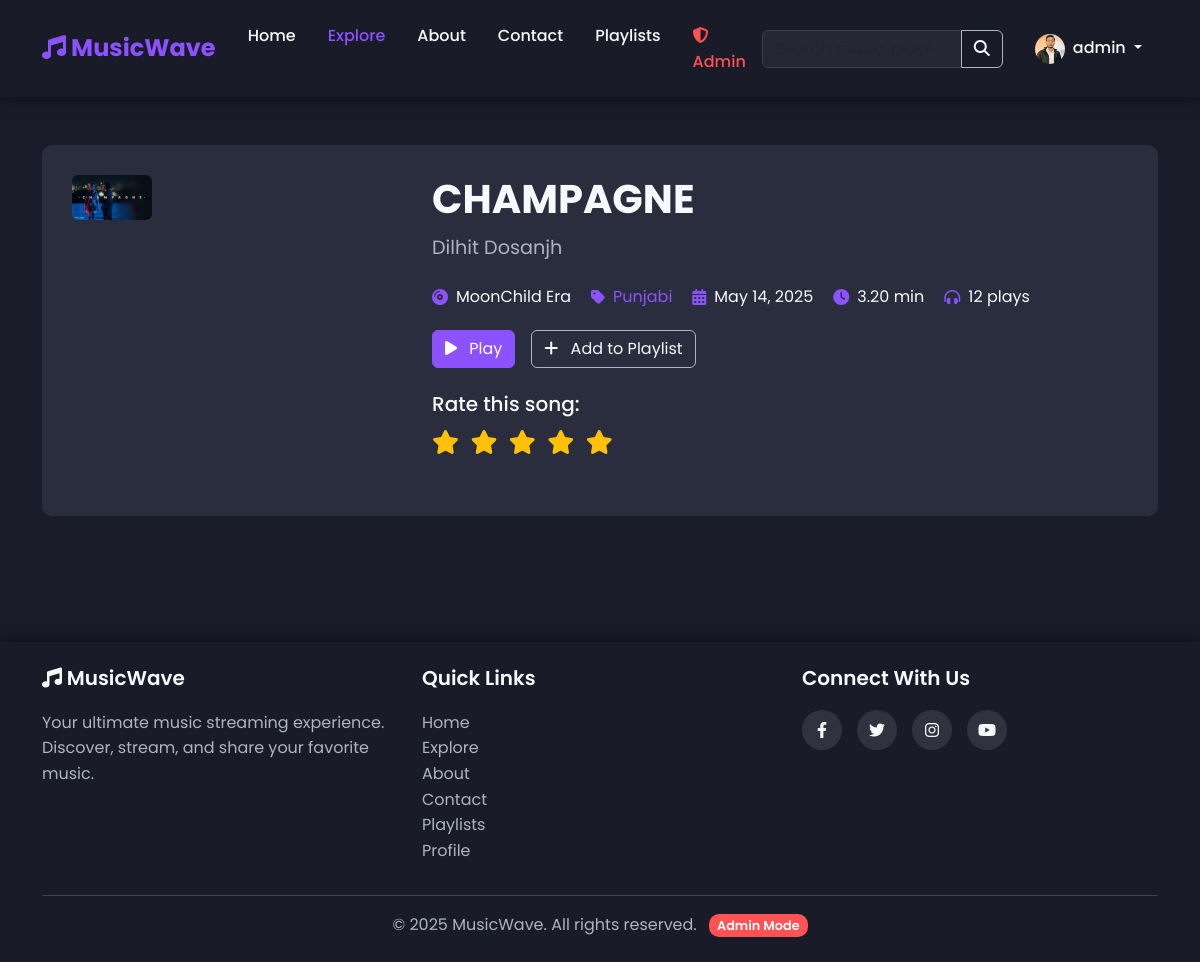
The app's page /music/2/ (signed in), older data.
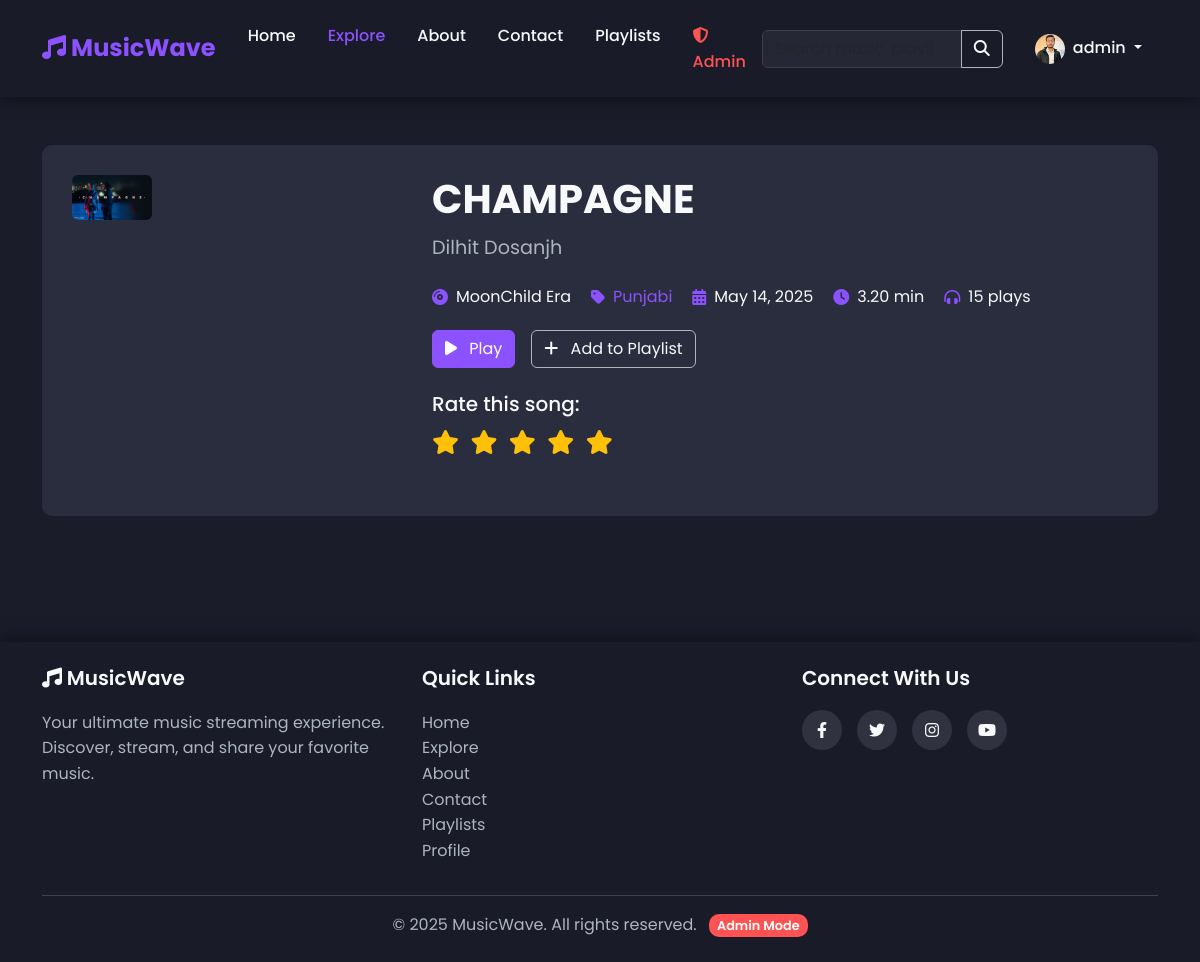
The same page, newer data.
### core/models.py (models this page shows, shortened)
class Music(models.Model):
    title = models.CharField(max_length=255)
    artist = models.CharField(max_length=255)
    album = models.CharField(max_length=255, blank=True, null=True)
    genre = models.CharField(max_length=100, blank=True, null=True)
    genre_fk = models.ForeignKey(Genre, on_delete=models.SET_NULL, null=True, blank=True, related_name='music')
    release_date = models.DateField(blank=True, null=True)
    duration = models.FloatField(default=0.0)
    audio_file = models.FileField(upload_to='music/')
    cover_image = models.ImageField(upload_to='covers/', blank=True, null=True)
    upload_date = models.DateTimeField(default=timezone.now)
    uploader = models.ForeignKey(User, on_delete=models.CASCADE, related_name='uploaded_music')
    is_approved = models.BooleanField(default=True)
    plays_count = models.IntegerField(default=0)

class Genre(models.Model):
    name = models.CharField(max_length=100, unique=True)
    description = models.TextField(blank=True, null=True)
    image = models.ImageField(upload_to='genre_images/', blank=True, null=True)
    created_at = models.DateTimeField(auto_now_add=True)
    class Meta:
        ordering = ['name']

### core/views.py (the view)
# urls.py: path('music/<int:music_id>/', views.music_detail, name='music_detail'),
@login_required
def music_detail(request, music_id):
    music = get_object_or_404(Music, id=music_id, is_approved=True)
    user_rating = None
    try:
        user_rating = Rating.objects.get(user=request.user, music=music)
    except Rating.DoesNotExist:
        pass
    if music.genre_fk:
        similar_music = Music.objects.filter(
            Q(artist=music.artist) | Q(genre_fk=music.genre_fk),
            is_approved=True
        ).exclude(id=music.id)[:5]
    else:
        similar_music = Music.objects.filter(
            Q(artist=music.artist) | Q(genre=music.genre),
            is_approved=True
        ).exclude(id=music.id)[:5]
    context = {
        'music': music,
        'user_rating': user_rating,
        'similar_music': similar_music,
    }
    return render(request, 'core/music_detail.html', context)

### core/views.py (called while the page is built, shortened)
    def __call__(self, request):
        return self.get_response(request)

### templates/core/music_detail.html (shortened to what this page needs)
{% extends 'base.html' %}
{% load static %}
{% block content %}
  <section class="music-detail-section py-5">
    <div class="container">
      <div class="music-detail">
        <div class="row">
          <div class="col-md-4 mb-4">
            {% if music.cover_image %}
              <img src="{{ music.cover_image.url }}"
                   alt="{{ music.title }}"
                   class="img-fluid rounded mb-3 music-cover"
                   width="80"
                   height="80" />
            {% else %}
              <img src="{% static 'images/default-cover.png' %}"
                   alt="{{ music.title }}"
                   class="img-fluid rounded mb-3 music-cover"
                   width="80"
                   height="80" />
            {% endif %}
          </div>
          <div class="col-md-8">
            <div class="music-info">
              <h1>{{ music.title }}</h1>
              <p class="artist">{{ music.artist }}</p>
              <div class="music-meta">
                {% if music.album %}
                  <div class="music-meta-item">
                    <i class="fas fa-compact-disc"></i>
                    <span>{{ music.album }}</span>
                  </div>
                {% endif %}
                <div class="music-meta-item">
                  <i class="fas fa-tag"></i>
                  {% if music.genre_fk %}
                    <a href="{% url 'genre_detail' music.genre_fk.id %}"
                       class="text-decoration-none">{{ music.genre_fk.name }}</a>
                  {% else %}
                    <span>{{ music.genre|default:"Unknown" }}</span>
                  {% endif %}
                </div>
                {% if music.release_date %}
                  <div class="music-meta-item">
                    <i class="fas fa-calendar-alt"></i>
                    <span>{{ music.release_date|date:"F j, Y" }}</span>
                  </div>
                {% endif %}
                <div class="music-meta-item">
                  <i class="fas fa-clock"></i>
                  <span>{{ music.duration|floatformat:"2" }} min</span>
                </div>
                <div class="music-meta-item">
                  <i class="fas fa-headphones-alt"></i>
                  <span>{{ music.plays_count }} plays</span>
                </div>
              </div>
              <div class="d-flex gap-3 mb-4">
                <button class="btn btn-primary"
                        id="play-button"
                        data-music-id="{{ music.id }}"
                        data-music-title="{{ music.title }}"
                        data-music-artist="{{ music.artist }}"
                        data-music-file="{{ music.audio_file.url }}"
                        data-music-cover="{% if music.cover_image %}{{ music.cover_image.url }}{% else %}{% static 'images/default-cover.png' %}{% endif %}">
                  <i class="fas fa-play me-2"></i> Play
                </button>
                {% if user.is_authenticated %}
                  <button class="btn btn-outline-light add-to-playlist-btn"
                          data-music-id="{{ music.id }}"
                          data-bs-toggle="modal"
                          data-bs-target="#add-to-playlist-modal">
                    <i class="fas fa-plus me-2"></i> Add to Playlist
                  </button>
                {% endif %}
              </div>
              {% if user.is_authenticated %}
                <div class="rating-section mb-4">
                  <h5>Rate this song:</h5>
                  <div class="rating-stars">
                    {% for i in "12345" %}
                      <i class="fas fa-star rating-star {% if user_rating and user_rating.rating >= forloop.counter %}active{% endif %}"
                         data-value="{{ forloop.counter }}"
                         data-music-id="{{ music.id }}"></i>
                    {% endfor %}
                  </div>
                </div>
              {% endif %}
            </div>
          </div>
        </div>
      </div>
    </div>
  </section>
{% endblock %}

Row changes from the older to the newer data that the page shows:
changed Music "CHAMPAGNE": plays_count "12" → "15"
